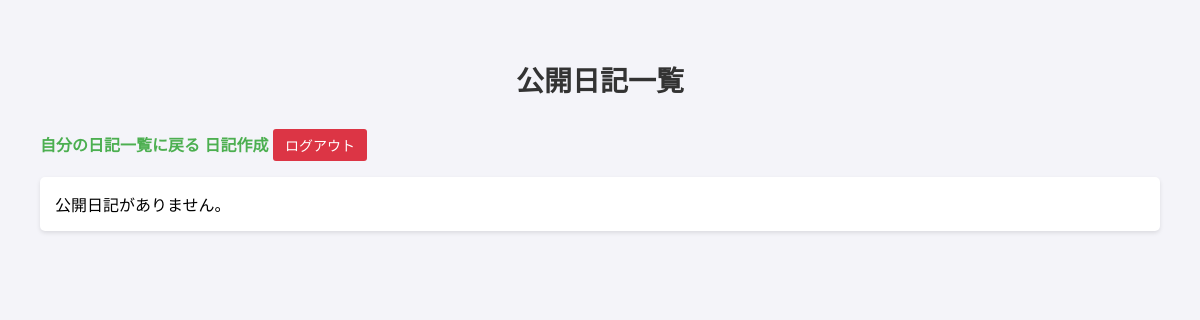
Page /entries/public/ (signed in) on the earlier database version.
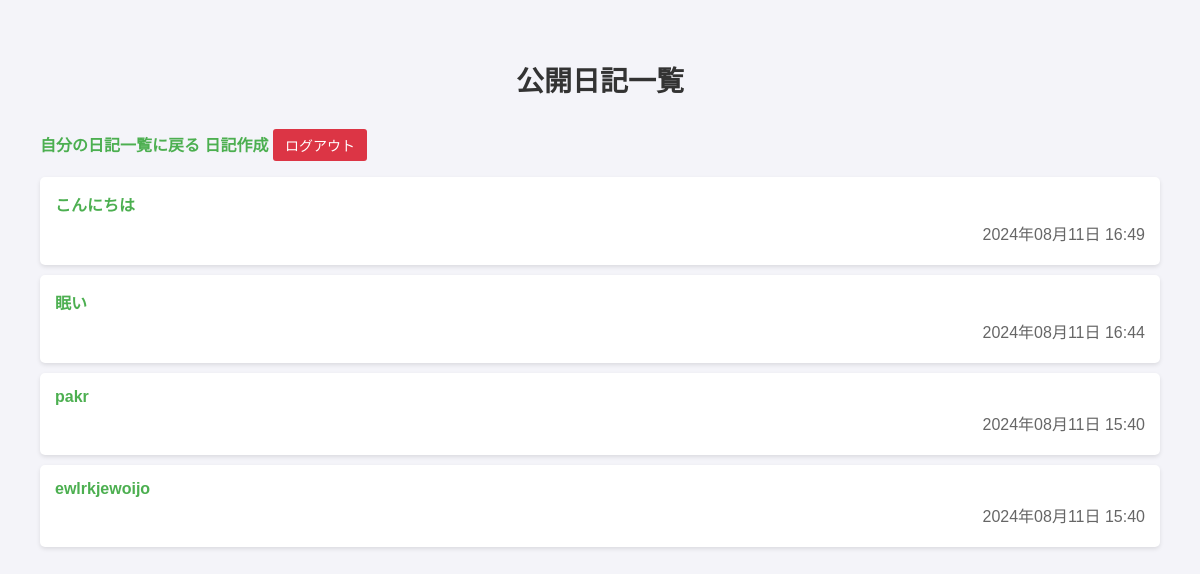
Same page on the later database version.
### entries/models.py (models this page shows, shortened)
class Entry(models.Model):
    user = models.ForeignKey(get_user_model(), on_delete=models.CASCADE)
    title = models.CharField(max_length=200)
    content = models.TextField()
    date_posted = models.DateTimeField(auto_now_add=True)

### entries/views.py (the view)
# urls.py: path('public/', views.entry_list_public, name='entry_list_public'),
@login_required
def entry_list_public(request):
    public_entries = Entry.objects.exclude(user=request.user).order_by('-date_posted')
    return render(request, 'entries/entry_list_public.html', {'entries': public_entries})

### entries/templates/entries/entry_list_public.html (shortened to what this page needs)
{% load static %}
<!DOCTYPE html>
<html lang="jp">
<head>
    <link rel="stylesheet" href="{% static 'entries/entry_list.css' %}">
</head>
<body>
    <h1>公開日記一覧</h1>
    {% if user.is_authenticated %}
        <a href="{% url 'entry_list' %}">自分の日記一覧に戻る</a>
        <a href="{% url 'entry_create' %}">日記作成</a>
        <form method="post" action="{% url 'logout' %}" style="display:inline;">
            <button type="submit">ログアウト</button>
        </form>
    {% endif %}
    <ul>
        {% for entry in entries %}
            <li>
                <a href="{% url 'entry_detail' entry.pk %}">{{ entry.title }}</a>
                <p>{{ entry.date_posted|date:"Y年m月d日 H:i" }}</p>
            </li>
        {% empty %}
            <li>公開日記がありません。</li>
        {% endfor %}
    </ul>
</body>
</html>

### entries/static/entries/entry_list.css (style rules this page uses)
body { font-family: Arial, sans-serif; margin: 20px; padding: 20px; background-color: #f4f4f9; }
h1 { color: #333; font-size: 28px; text-align: center; margin-bottom: 30px; }
a { color: #4CAF50; text-decoration: none; font-weight: bold; }
ul { list-style-type: none; padding: 0; }
li { background-color: #fff; margin: 10px 0; padding: 15px; border-radius: 5px; box-shadow: 0 2px 4px rgba(0, 0, 0, 0.1); position: relative; }
li p { margin: 5px 0; color: #666; }
button { background-color: #dc3545; color: white; padding: 6px 12px; border: none; border-radius: 3px; cursor: pointer; font-size: 14px; }
p { text-align: right; margin-bottom: 30px; }

Differences in the rows shown:
added Entry: title "こんにちは", date_posted "2024年08月11日 16:49"
added Entry: title "眠い", date_posted "2024年08月11日 16:44"
added Entry: title "pakr", date_posted "2024年08月11日 15:40"
added Entry: title "ewlrkjewoijo", date_posted "2024年08月11日 15:40"
Other differences:
text no longer shown: "公開日記がありません。"
